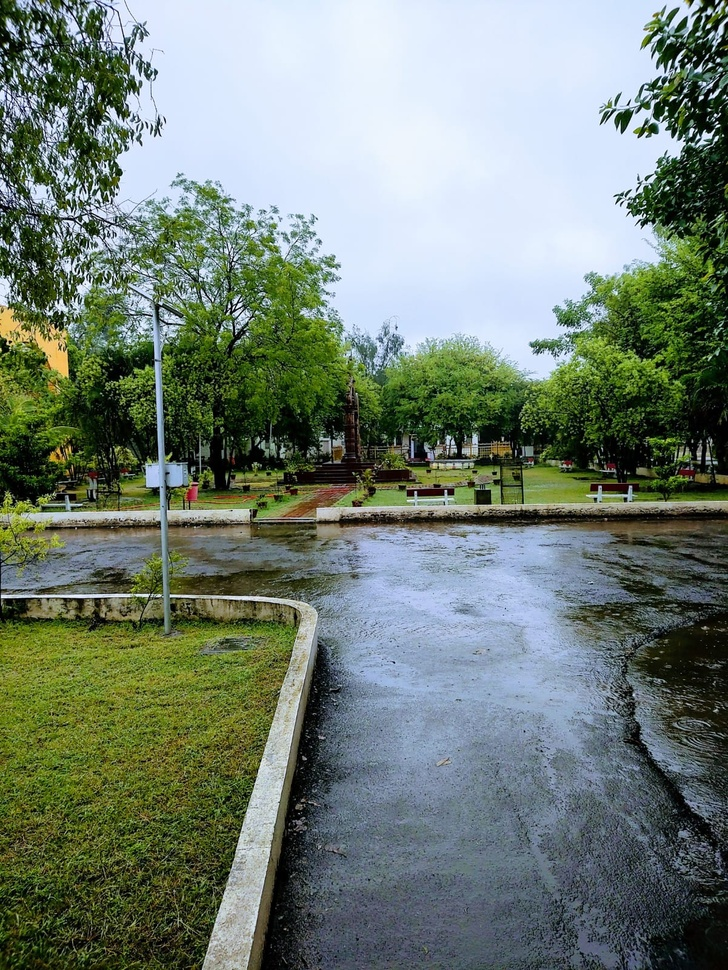
#> input picture IPPR Lab/1.jpg, 728 x 970 px, shrunk from 1201 x 1600 before the run
$ python Assignment_2.py
#> lines starting #> are read from the running program, lines starting #| are printed output that depends on the picture
import cv2
import matplotlib.pyplot as plt

imgpath = "1.jpg"
img = cv2.imread(imgpath)
#> img is the input picture: shape (970, 728, 3); mean B, G, R 117.3, 127.7, 114.3

img = cv2.cvtColor(img, cv2.COLOR_BGR2RGB)

gray = cv2.imread(imgpath, 0)
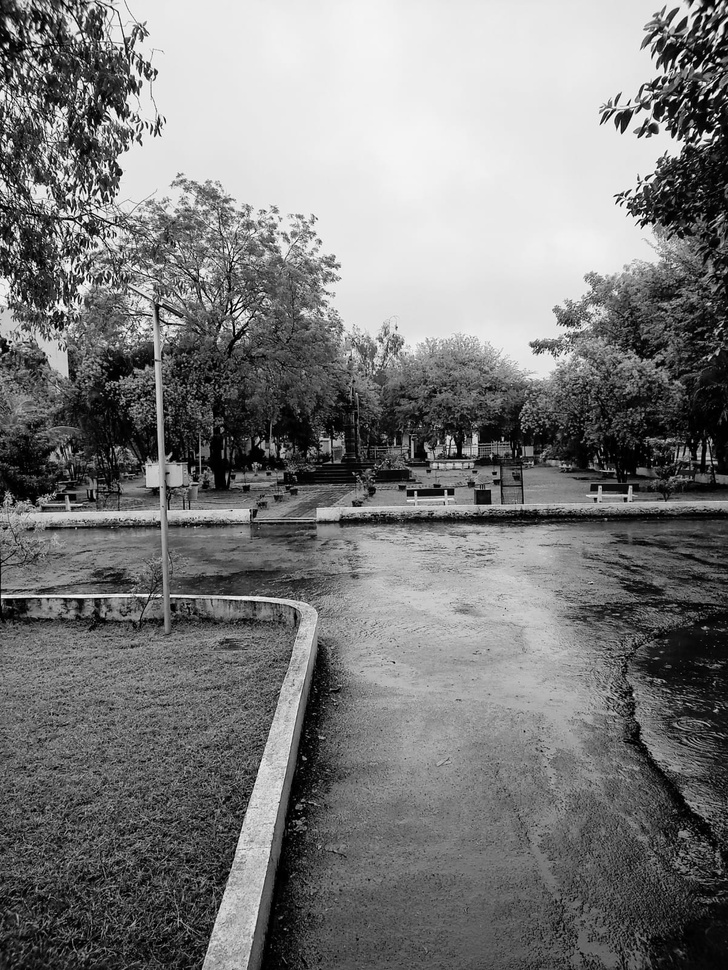
#> gray: shape (970, 728); min 0, max 255, mean 122.5

colored_negative = abs(255-img)
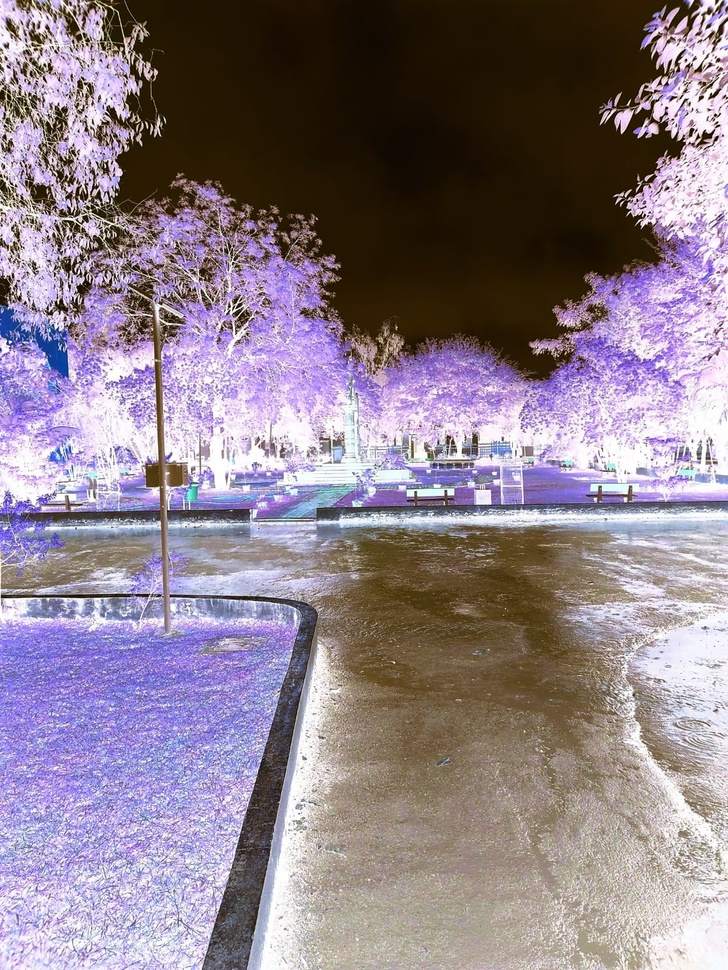
#> colored_negative: shape (970, 728, 3); mean R, G, B 140.7, 127.3, 137.7
gray_negative = abs(255-gray)
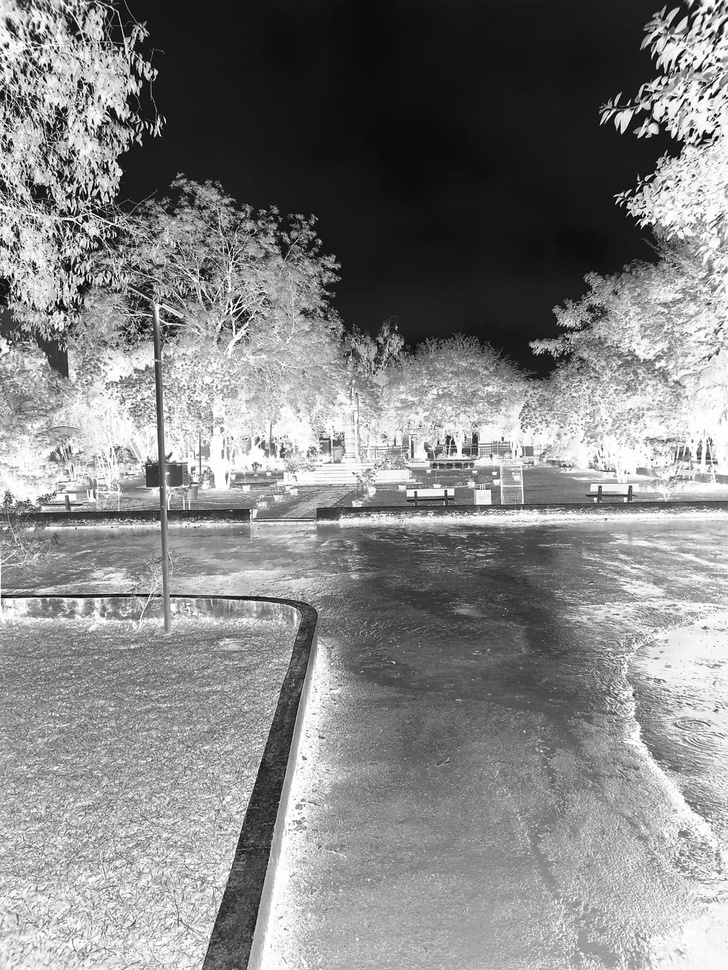
#> gray_negative: shape (970, 728); min 0, max 255, mean 132.5

imgs = [img, gray, colored_negative, gray_negative]
title = ['coloured', 'gray', 'coloured-negative', 'gray-negative']


plt.subplot(2, 2, 1)
plt.title(title[0])
plt.imshow(imgs[0])

plt.subplot(2, 2, 2)
plt.title(title[1])
plt.imshow(imgs[1], cmap='gray')


plt.subplot(2, 2, 3)
plt.title(title[2])
plt.imshow(imgs[2])

plt.subplot(2, 2, 4)
plt.title(title[3])
plt.imshow(imgs[3], cmap='gray')
plt.xticks([])
plt.yticks([])

plt.show()
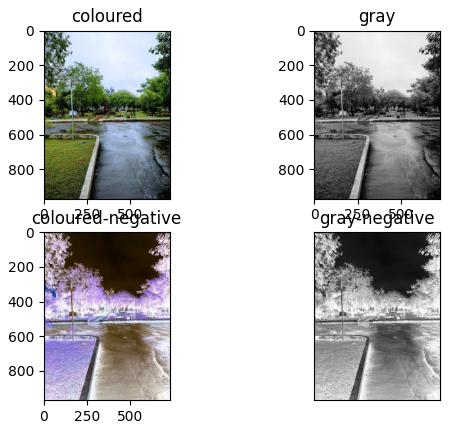
#> figure drawn by matplotlib, 4 panels
